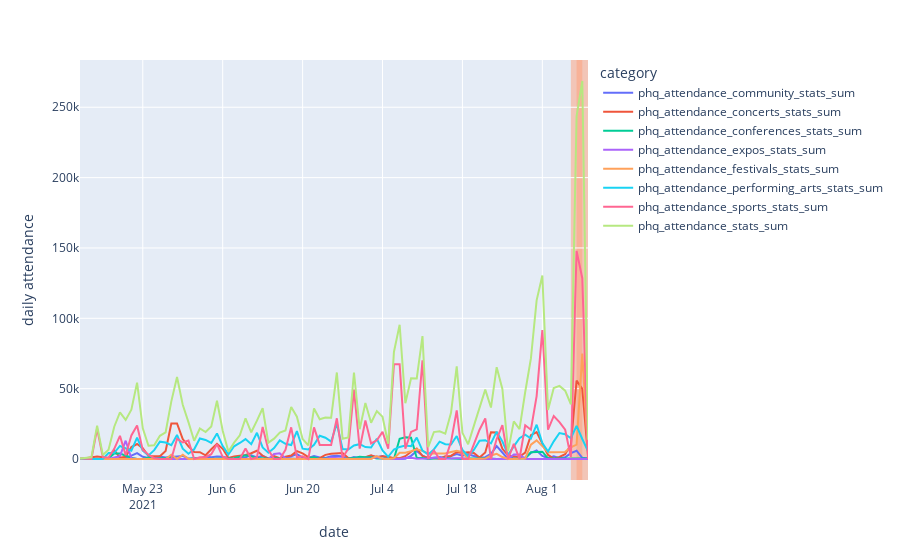

The notebook cell saved with this chart:
### Markdown cell above
## Plot time series

### Code cell
to_plot = df.filter(regex="sum")
fig = px.line(
    to_plot,
    labels={"value": "daily attendance", "variable": "category"},
)

for date in outlier_dates:

    fig.add_vrect(
        x0=date - datetime.timedelta(days=1),
        x1=date + datetime.timedelta(days=1),
        fillcolor="LightSalmon",
        opacity=0.5,
        layer="below",
        line_width=0,
    )

fig.show()
